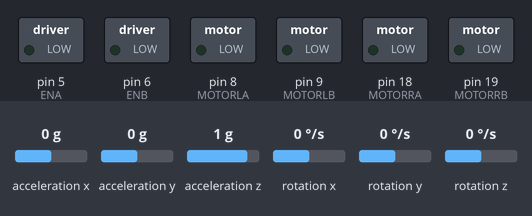
Simulated run of this sketch. Board: Arduino Uno, built with avr-gcc and run on an emulated ATmega328P. Shown: switched loads named in the sketch (green lamp = pin HIGH). Inputs (shaded band) come from the test bench; at power-on: acceleration x 0 g, acceleration y 0 g, acceleration z 1 g, rotation x 0 °/s, rotation y 0 °/s, rotation z 0 °/s. The ROS host is connected and sends only what is stated.

Above: at 0.2 s.
Timing chart, 0 to 1.7 s (numbered marks = the images above):
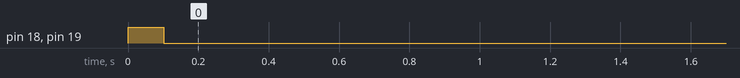

Measured:
- by itself, pin 18 (MOTORRA), pin 19 (MOTORRB): HIGH → LOW at 0.10 s

The sketch:

rosrobot_core.ino
```cpp
#define USE_USBCON

// change flipped to match robot movement
#define FLIPPED true

#if !FLIPPED
#define ENA 5
#define ENB 6
#define MOTORLA 8
#define MOTORLB 9
#define MOTORRA 19
#define MOTORRB 18

#elif FLIPPED
#define ENA 5
#define ENB 6
#define MOTORLA 8
#define MOTORLB 9
#define MOTORRA 18
#define MOTORRB 19
#endif

// rosserial libraries
#include <ros.h>
//#include <geometry_msgs/Twist.h> // has to be customized in order to work
#include <std_msgs/String.h>

// IMU libraries
// I2Cdev and MPU6050 must be installed as libraries, or else the .cpp/.h files
// for both classes must be in the include path of your project
#include "I2Cdev.h"
#include "MPU6050.h"

// Arduino Wire library is required if I2Cdev I2CDEV_ARDUINO_WIRE implementation
// is used in I2Cdev.h
#if I2CDEV_IMPLEMENTATION == I2CDEV_ARDUINO_WIRE
#include "Wire.h"
#endif

// IMU variables
// class default I2C address is 0x68
// specific I2C addresses may be passed as a parameter here
// AD0 low = 0x68 (default for InvenSense evaluation board)
// AD0 high = 0x69
MPU6050 accelgyro;
//MPU6050 accelgyro(0x69); // <-- use for AD0 high

int16_t ax, ay, az;
int16_t gx, gy, gz;
bool imu_mask = false;
std_msgs::String imu_msg;
long publisher_timer = millis() + 100;

// global variables
float w_r = 0, w_l = 0;

//wheel_rad is the wheel radius ,wheel_sep is the separation between the wheels
float wheel_rad = 0.0325, wheel_sep = 0.295;

byte lowSpeed = 200;
byte highSpeed = 50;
float speed_ang = 0, speed_lin = 0;

// ros related codes
ros::NodeHandle nodeHandle;

void cmd_vel_callback(const std_msgs::String& msg) {
  left_right_speed_algorithm(msg); // runs an algorithm to calculate what the command speed is in motor terms
}

//ros subscriber
ros::Subscriber<std_msgs::String> cmd_vel_sub("/cmd_vel_simplified", &cmd_vel_callback);

//ros publisher
ros::Publisher raw_imu("raw_imu", &imu_msg);

void moveRobot(byte ena, byte enb, boolean la, boolean lb, boolean ra, boolean rb) {
  analogWrite(ENA, ena);
  analogWrite(ENB, enb);
  digitalWrite(MOTORLA, la);
  digitalWrite(MOTORLB, lb);
  digitalWrite(MOTORRA, ra);
  digitalWrite(MOTORRB, rb);
}

void stopMotors(int delayTime) {
  moveRobot(0, 0, 0, 0, 0, 0);
  delay(delayTime);
}

void initializeMotors() {
  pinMode(ENA, OUTPUT);
  pinMode(ENB, OUTPUT);
  pinMode(MOTORLA, OUTPUT);
  pinMode(MOTORLB, OUTPUT);
  pinMode(MOTORRA, OUTPUT);
  pinMode(MOTORRB, OUTPUT);
  stopMotors(1);
}

void setSpeedLeftRight() {
  // right motor
  if (w_r > 0) { //move forward
    digitalWrite(MOTORRA, HIGH);
    digitalWrite(MOTORRB, LOW);
  }
  else if (w_r < 0) { //move backward
    digitalWrite(MOTORRA, LOW);
    digitalWrite(MOTORRB, HIGH);
  } else { //don't move
    digitalWrite(MOTORRA, LOW);
    digitalWrite(MOTORRB, LOW);
  }
  if (abs(w_r) <= 25.5) {
    analogWrite(ENA, (int)abs(w_r * 10));
  } else {
    analogWrite(ENA, 255);
  }

  // left motor
  if (w_l > 0) { //move forward
    digitalWrite(MOTORLA, HIGH);
    digitalWrite(MOTORLB, LOW);
  }
  else if (w_l < 0) { //move backward
    digitalWrite(MOTORLA, LOW);
    digitalWrite(MOTORLB, HIGH);
  } else { //don't move
    digitalWrite(MOTORLA, LOW);
    digitalWrite(MOTORLB, LOW);
  }
  if (abs(w_l) <= 25.5) {
    analogWrite(ENB, (int)abs(w_l * 10));
  } else {
    analogWrite(ENB, 255);
  }
}

void left_right_speed_algorithm(std_msgs::String msg) {
  // the following are code found online, kept as reference (its probably ground truth)
  //speed_ang = msg.angular.z;
  //speed_lin = msg.linear.x;
  String str_msg = msg.data;
  speed_lin = str_msg.substring(0,str_msg.indexOf(' ')).toFloat();
  speed_ang = str_msg.substring(str_msg.indexOf(' ') + 1).toFloat();
  w_r = (speed_lin / wheel_rad) + ((speed_ang * wheel_sep) / (2.0 * wheel_rad));
  w_l = (speed_lin / wheel_rad) - ((speed_ang * wheel_sep) / (2.0 * wheel_rad));
}

void setSpeedLeft(byte ena) {
  analogWrite(ENA, ena);
}

void setSpeedRight(byte enb) {
  analogWrite(ENB, enb);
}

// IMU functions
void setupIMU() {
  // join I2C bus (I2Cdev library doesn't do this automatically)
#if I2CDEV_IMPLEMENTATION == I2CDEV_ARDUINO_WIRE
  Wire.begin();
#elif I2CDEV_IMPLEMENTATION == I2CDEV_BUILTIN_FASTWIRE
  Fastwire::setup(400, true);
#endif

  //Serial.begin(38400);
  // initialize device
  // Serial.println("Initializing I2C devices...");
  accelgyro.initialize();

  // verify connection
  // Serial.println("Testing device connections...");
  // Serial.println(accelgyro.testConnection() ? "MPU6050 connection successful" : "MPU6050 connection failed");
  if (!accelgyro.testConnection()) {
    // these are impossible values, we must check from nodes reading this value
    ax = 32751;
    ay = 32751;
    az = 32751;
    gx = 32751;
    gy = 32751;
    gz = 32751;
    imu_mask = true;
  } else {
    imu_mask = false;
    delay(100);
  }
}

void retryIMU() {
  setupIMU();
}

void readIMU() {
  if (!imu_mask) {
    // read raw accel/gyro measurements from device
    accelgyro.getMotion6(&ax, &ay, &az, &gx, &gy, &gz);

    // these methods (and a few others) are also available
    //accelgyro.getAcceleration(&ax, &ay, &az);
    //accelgyro.getRotation(&gx, &gy, &gz);

    String data_string = "A" + String(ax) + "B" + String(ay) + "C" + String(az) + "D"
                         + String(gx) + "E" + String(gy) + "F" + String(gz) + "G";
    int arr_len = data_string.indexOf("G") + 2;
    char data_final[arr_len + 1];
    data_string.toCharArray(data_final, arr_len + 1);
    if (publisher_timer < millis()) {
      imu_msg.data = data_final;
      publisher_timer = millis() + 200;
      raw_imu.publish(&imu_msg);
    }
  } else if (imu_mask) {
    retryIMU();
  }
}

// main codes
void setup() {
  initializeMotors();
  setupIMU();
  nodeHandle.getHardware()->setBaud(115200);
  nodeHandle.initNode();
  nodeHandle.subscribe(cmd_vel_sub);
  nodeHandle.advertise(raw_imu);
}

void loop() {
  setSpeedLeftRight();
  readIMU();
  nodeHandle.spinOnce();
  delay(25); // maybe ROS cannot interpret fast enough
}
```
